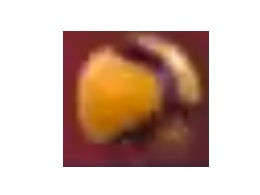
#> input picture OpenCV_TASK/ball.jpg, 260 x 195 px
$ python opencv2.py
#> lines starting #> are read from the running program, lines starting #| are printed output that depends on the picture; after the words box and inside, x2 and y2 are one past the last pixel; in counts of white or black regions, pixels touching at a corner belong together
#> further down, frame is the input picture: shape (195, 260, 3); mean B, G, R 173.5, 184.7, 209.2
import cv2
import numpy as np

# Define default HSV color ranges
lower_yellow_default = np.array([10, 80, 80])
upper_yellow_default = np.array([38, 225, 255])

lower_red_default = np.array([173, 152, 149])
upper_red_default = np.array([179, 255, 255])

# Create a window to display trackbars
cv2.namedWindow('Trackbars', cv2.WINDOW_NORMAL)

# Create trackbars for adjusting HSV color ranges
def nothing(x):
    pass

# For Brazil team (yellow jerseys)
cv2.createTrackbar('Lower H', 'Trackbars', lower_yellow_default[0], 179, nothing)
cv2.createTrackbar('Lower S', 'Trackbars', lower_yellow_default[1], 255, nothing)
cv2.createTrackbar('Lower V', 'Trackbars', lower_yellow_default[2], 255, nothing)
cv2.createTrackbar('Upper H', 'Trackbars', upper_yellow_default[0], 179, nothing)
cv2.createTrackbar('Upper S', 'Trackbars', upper_yellow_default[1], 255, nothing)
cv2.createTrackbar('Upper V', 'Trackbars', upper_yellow_default[2], 255, nothing)

# For Russia team (red jerseys)
cv2.createTrackbar('Lower H (Russia)', 'Trackbars', lower_red_default[0], 179, nothing)
cv2.createTrackbar('Lower S (Russia)', 'Trackbars', lower_red_default[1], 255, nothing)
cv2.createTrackbar('Lower V (Russia)', 'Trackbars', lower_red_default[2], 255, nothing)
cv2.createTrackbar('Upper H (Russia)', 'Trackbars', upper_red_default[0], 179, nothing)
cv2.createTrackbar('Upper S (Russia)', 'Trackbars', upper_red_default[1], 255, nothing)
cv2.createTrackbar('Upper V (Russia)', 'Trackbars', upper_red_default[2], 255, nothing)

def player_detection_brazil(frame, lower_yellow, upper_yellow):
    # Convert frame to HSV color space
    hsv = cv2.cvtColor(frame, cv2.COLOR_BGR2HSV)

    # Threshold the HSV image to get only yellow regions
    mask = cv2.inRange(hsv, lower_yellow, upper_yellow)

    # Find contours in the mask
    contours, _ = cv2.findContours(mask, cv2.RETR_EXTERNAL, cv2.CHAIN_APPROX_SIMPLE)

    # Filter contours based on area
    player_boxes = []
    for contour in contours:
        x, y, w, h = cv2.boundingRect(contour)
        if cv2.contourArea(contour) > 350:  # Adjust area threshold
            player_boxes.append((x, y, w, h))

    return player_boxes

def player_detection_russia(frame, lower_red, upper_red):
    # Convert frame to HSV color space
    hsv = cv2.cvtColor(frame, cv2.COLOR_BGR2HSV)

    # Threshold the HSV image to get only red regions
    mask = cv2.inRange(hsv, lower_red, upper_red)

    # Find contours in the mask
    contours, _ = cv2.findContours(mask, cv2.RETR_EXTERNAL, cv2.CHAIN_APPROX_SIMPLE)

    # Filter contours based on area
    player_boxes = []
    for contour in contours:
        x, y, w, h = cv2.boundingRect(contour)
        if cv2.contourArea(contour) > 500:  # Adjust area threshold
            player_boxes.append((x, y, w, h))

    return player_boxes

def detect_ball(frame, lower_ball_color, upper_ball_color):
    # Convert frame to HSV color space
    hsv = cv2.cvtColor(frame, cv2.COLOR_BGR2HSV)
#> hsv: shape (480, 640, 3); mean H, S, V 35.8, 66.2, 209.2

    # Threshold the HSV image to get only regions similar to the ball color
    mask = cv2.inRange(hsv, lower_ball_color, upper_ball_color)
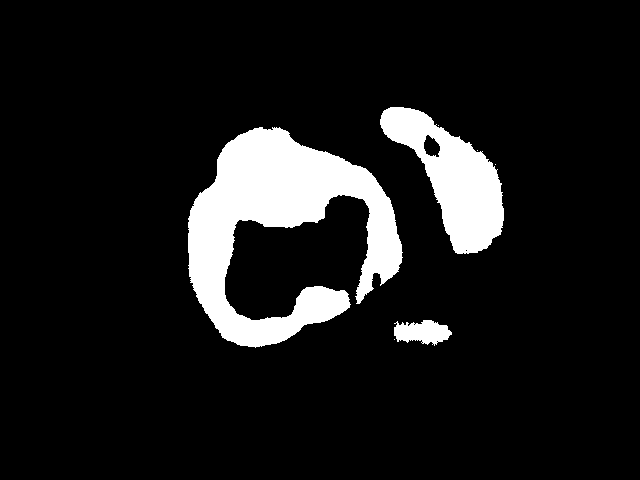
#> mask: shape (480, 640); 10.2% white; 7 white regions (4 under 20 px)

    # Find contours in the mask
    contours, _ = cv2.findContours(mask, cv2.RETR_EXTERNAL, cv2.CHAIN_APPROX_SIMPLE)
#> contours = 7 contours, 4 with area under 20; largest, box (x1, y1, x2, y2) and area: (188, 127, 403, 348) 21527, (380, 107, 504, 254) 8392, (394, 320, 452, 346) 934

    # Filter contours based on area
    ball_position = None
    for contour in contours:
        if cv2.contourArea(contour) > 20:  # Adjust area threshold
            # Compute the bounding box of the contour
            x, y, w, h = cv2.boundingRect(contour)
            # Calculate the centroid of the contour
            ball_position = (int(x + w / 2), int(y + h / 2))
            break  # Assuming only the largest contour corresponds to the ball
#> this loop made 2 passes
#> (x, y, w, h, ball_position) on pass 2: (394, 320, 58, 26, (423, 333))
#> contour on pass 1: [[394, 339]]

    return ball_position

# Load the image
image_path = "ball.jpg"
frame = cv2.imread(image_path)

while True:
    frame_resized = cv2.resize(frame, (640, 480))

    # Get trackbar positions
    lower_yellow = np.array([cv2.getTrackbarPos('Lower H', 'Trackbars'),
                             cv2.getTrackbarPos('Lower S', 'Trackbars'),
                             cv2.getTrackbarPos('Lower V', 'Trackbars')])
    upper_yellow = np.array([cv2.getTrackbarPos('Upper H', 'Trackbars'),
                             cv2.getTrackbarPos('Upper S', 'Trackbars'),
                             cv2.getTrackbarPos('Upper V', 'Trackbars')])

    lower_red = np.array([cv2.getTrackbarPos('Lower H (Russia)', 'Trackbars'),
                          cv2.getTrackbarPos('Lower S (Russia)', 'Trackbars'),
                          cv2.getTrackbarPos('Lower V (Russia)', 'Trackbars')])
    upper_red = np.array([cv2.getTrackbarPos('Upper H (Russia)', 'Trackbars'),
                          cv2.getTrackbarPos('Upper S (Russia)', 'Trackbars'),
                          cv2.getTrackbarPos('Upper V (Russia)', 'Trackbars')])

    # Detect the ball
    ball_position = detect_ball(frame_resized, lower_yellow, upper_yellow)
#> ball_position = (423, 333)

    # Detect players from the Brazil team
    players_brazil = player_detection_brazil(frame_resized, lower_yellow, upper_yellow)
#> the loop in player_detection_brazil, `for contour in contours:` made 7 passes
#> (x, y, w, h) on passes 1 to 7: (394, 339, 1, 1), (394, 320, 58, 26), (495, 164, 1, 1), (477, 150, 1, 1), (188, 127, 215, 221), (438, 125, 1, 1), (380, 107, 124, 147)
#> after the loop in player_detection_brazil, `for contour in contours:`: player_boxes = [(394, 320, 58, 26), (188, 127, 215, 221), (380, 107, 124, 147)]
#> players_brazil has the same summary as player_boxes in player_detection_brazil

    # Detect players from the Russia team
    players_russia = player_detection_russia(frame_resized, lower_red, upper_red)
#> in player_detection_russia, `mask = cv2.inRange(hsv, lower_red, upper_red)`: mask: shape (480, 640); every value is 0
#> in player_detection_russia, `contours, _ = cv2.findContours(mask, cv2.RETR_EXTERNAL, cv2.CHAIN_APPR..`: contours = []
#> players_russia = []

    # Draw rectangles around players and ball
    frame_resized_with_boxes = frame_resized.copy()  # Make a copy to draw on

    for player_bbox in players_brazil:
        x, y, w, h = player_bbox
        cv2.rectangle(frame_resized_with_boxes, (x, y), (x + w, y + h), (0, 255, 255), 2)  # Yellow color
#> this loop made 3 passes
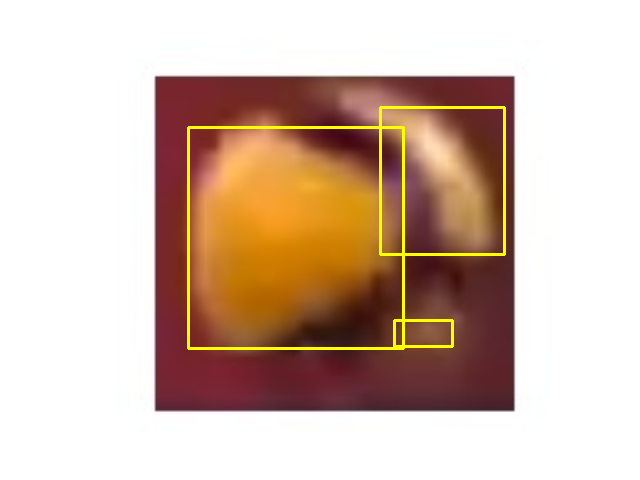
#> frame_resized_with_boxes: shape (480, 640, 3); mean B, G, R 172.7, 187.6, 211.2

    for player_bbox in players_russia:
        x, y, w, h = player_bbox
        cv2.rectangle(frame_resized_with_boxes, (x, y), (x + w, y + h), (0, 0, 255), 2)  # Red color
#> this loop made 0 passes

    if ball_position:
        cv2.circle(frame_resized_with_boxes, ball_position, 5, (0, 255, 255), -1)  # Yellow color
#> frame_resized_with_boxes: shape (480, 640, 3); 0.03% of pixels changed, all inside (x1, y1, x2, y2) = (418, 328, 429, 339)

    cv2.imshow("Volleyball Match", frame_resized_with_boxes)

    if cv2.waitKey(1) & 0xFF == ord('q'):
#> (key q is pressed here)
        break

cv2.destroyAllWindows()

$ run again, with OpenCV_TASK/brazil.jpg copied over OpenCV_TASK/ball.jpg
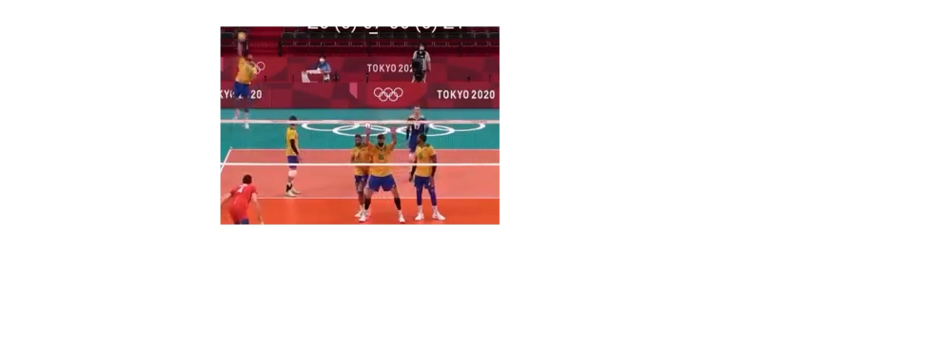
#> input picture OpenCV_TASK/brazil.jpg, 1887 x 703 px (shown at 1/2 size)
#> frame is the input picture: shape (703, 1887, 3); mean B, G, R 225.7, 225.9, 235.5
#> hsv: shape (480, 640, 3); mean H, S, V 16.3, 25.8, 237.4
#> in detect_ball, `mask = cv2.inRange(hsv, lower_ball_color, upper_ball_color)`:
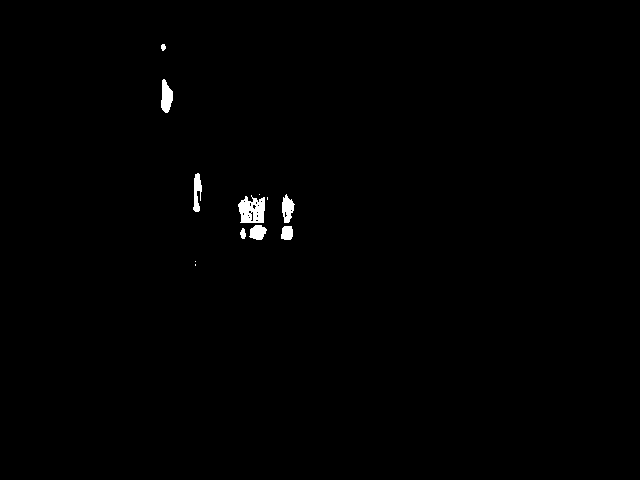
#> mask: shape (480, 640); 0.56% white; 12 white regions (4 under 20 px)
#> in detect_ball, `contours, _ = cv2.findContours(mask, cv2.RETR_EXTERNAL, cv2.CHAIN_APPR..`: contours = 12 contours, 5 with area under 20; largest, box (x1, y1, x2, y2) and area: (238, 195, 265, 223) 536, (161, 79, 173, 113) 248, (282, 194, 295, 223) 210, (249, 225, 267, 240) 172, (193, 173, 202, 212) 170, (281, 226, 293, 240) 126, (240, 228, 246, 239) 34
#> the loop in detect_ball, `for contour in contours:` made 3 passes
#> (x, y, w, h, ball_position) on pass 3: (240, 228, 6, 11, (243, 233))
#> `ball_position = detect_ball(frame_resized, lower_yellow, upper_yellow)`: ball_position = (243, 233)
#> the loop in player_detection_brazil, `for contour in contours:` made 12 passes
#> (x, y, w, h) on passes 2, 3, 4, 5, 7, 8, 9, 10: (195, 261, 1, 1), (240, 228, 6, 11), (281, 226, 12, 14), (249, 225, 18, 15), (238, 195, 27, 28), (282, 194, 13, 29), (259, 194, 1, 1), (193, 173, 9, 39)
#> after the loop in player_detection_brazil, `for contour in contours:`: player_boxes = [(238, 195, 27, 28)]
#> in player_detection_russia, `contours, _ = cv2.findContours(mask, cv2.RETR_EXTERNAL, cv2.CHAIN_APPR..`: contours = 35 contours, 31 with area under 20; largest, box (x1, y1, x2, y2) and area: (250, 112, 288, 144) 418, (173, 86, 188, 108) 55, (161, 253, 172, 267) 50, (160, 290, 168, 301) 38
#> the loop in player_detection_russia, `for contour in contours:` made 35 passes
#> (x, y, w, h) on passes 2, 4, 7, 8, 9, 10, 11, 12: (168, 300, 1, 1), (160, 290, 8, 11), (256, 261, 1, 1), (159, 256, 2, 6), (161, 253, 11, 14), (261, 138, 1, 1), (258, 132, 1, 1), (254, 131, 1, 1)
#> after the loop in player_detection_russia, `for contour in contours:`: player_boxes = []
#> the loop `for player_bbox in players_brazil:` made 1 pass
#> after the loop `for player_bbox in players_brazil:`:
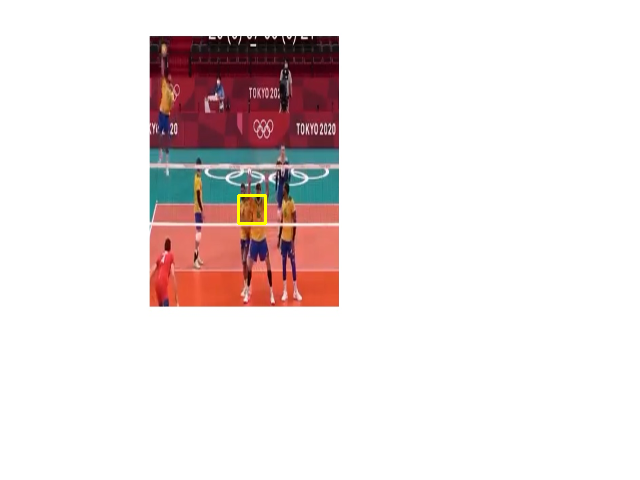
#> frame_resized_with_boxes: shape (480, 640, 3); mean B, G, R 225.6, 226, 235.6
